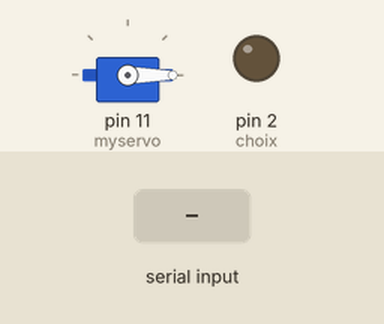
A sketch run on a simulated Arduino Uno, built with avr-gcc and run on an emulated ATmega328P. Shown: servo, output pins drawn as LEDs (lit = HIGH). The test bench sets the inputs (shaded band). What the sketch prints to the serial monitor is not drawn.

Above: at 1.2 s.
1.3 s: "200\n" received over Serial
At 1.51 s:
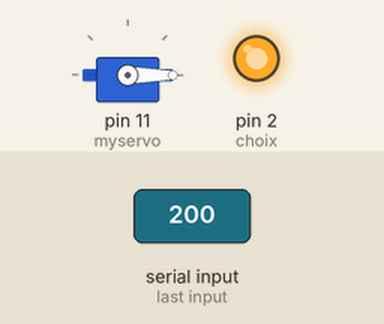
Timing chart, 0 to 4.3 s (numbered marks = the images above; inputs shaded):
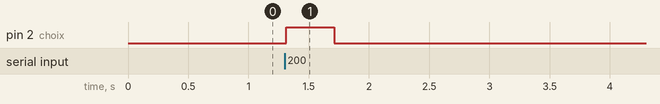

Measured:
- after the input at 1.3 s, pin 2 (choix): LOW → HIGH at once, → LOW 0.40 s later

The sketch:

servoo.ino
```cpp
#include <Servo.h>
Servo myservo;
char recu;
String messagerecu="";
String idMode="5w";
String idModeread="5r";
int angleDegre;
int choix=2;
void setup() {
myservo.attach(11);
myservo.write(0);
Serial.begin(9600);
pinMode(choix,OUTPUT);
digitalWrite(choix,0);
}
void loop() {

 while(Serial.available())
 {
 delay(3);
 char c = Serial.read();
 messagerecu += c;
 }
 //le message reçu doit forcement contenir 4 char sinon il est incomplet ou dépasse la
 if (messagerecu.length()==4)
 {
  String firstTwo = messagerecu.substring(0,2);
  firstTwo.toLowerCase();
  if(firstTwo==idMode){
    if(isDigital(messagerecu.substring(2,4))== true){
      digitalWrite(choix,1);//changer au mode TX
      delay(200);
      Serial.print('A');
      delay(200);
      digitalWrite(choix,0); //mode RX
      //répondre au besoin du maitre
     angleDegre=messagerecu.substring(2,4).toInt();
     if(angleDegre>0&&angleDegre<99){
    myservo.write(angleDegre);
     }
    }else{
      //acquittement négatif
      digitalWrite(choix,1);//modeTX
      delay(200);
      Serial.print('N');
      delay(200);
      digitalWrite(choix,0); //mode RX
    }
  }else if(firstTwo==idModeread){
    //do nothing
  }else{
    //acquittement négatif
      digitalWrite(choix,1);//modeTX
      delay(200);
      Serial.print('N');
      delay(200);
      digitalWrite(choix,0); //mode RX
  }
  messagerecu="";
 }
}
 boolean isDigital (String verification){
  int ret=0;
  for(int i=0;i<2;i++)
    if(isDigit(verification.charAt(i))) ret++;
    if (ret==2)return true;
    else return false;

 }
```
